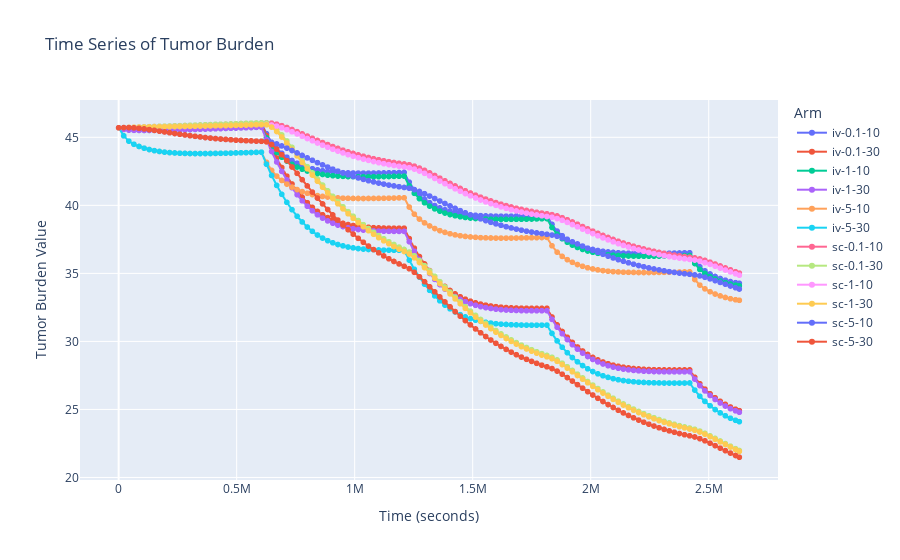

Here is the notebook cell this chart was saved with:
### Code cell
%pip install nbformat
# Filter data for the first patient
patient_data = dfTimeSeries[dfTimeSeries["Patient Id"] == unique_patient_ids[0]]

# Plot using Plotly
fig = px.line(
    patient_data,
    x="Time",
    y="Value",
    color="Arm",
    title="Time Series of Tumor Burden",
    labels={"Time": "Time (seconds)", "Value": "Tumor Burden Value"},
    markers=True,
)

jinko.show_plot_conditionally(fig)
